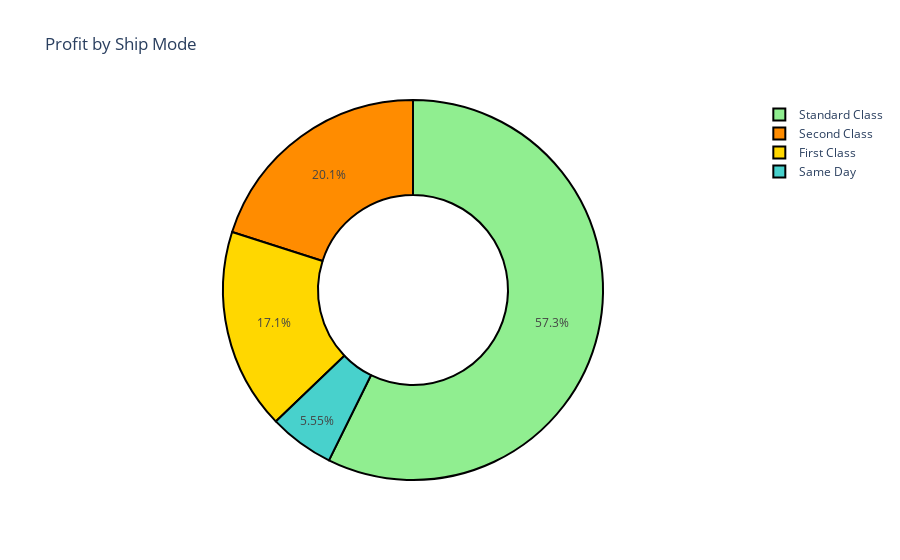

Notebook code for this chart:
### Markdown cell above
#### 2-profit by ship mode

### Code cell
profit_by_ShipMode = df.groupby('Ship Mode')['Profit'].sum().reset_index()
fig = px.pie(profit_by_ShipMode,names='Ship Mode',values='Profit',hole=0.5,color_discrete_sequence=px.colors.qualitative.Pastel,title='Profit by Ship Mode')
fig.update_traces(textposition='inside', textinfo='percent', marker=dict(colors=colors, line=dict(color='#000000', width=2)))
fig.show()

### Figure 1 — Plotly figure (JSON) as saved in the notebook; plotly's stock layout.template omitted (floating-point values rounded to 4 significant figures)
{"data": [{"domain": {"x": [0, 1], "y": [0, 1]}, "hole": 0.5, "hovertemplate": "Ship Mode=%{label}<br>Profit=%{value}<extra></extra>", "labels": ["First Class", "Same Day", "Second Class", "Standard Class"], "legendgroup": "", "marker": {"colors": ["gold", "mediumturquoise", "darkorange", "lightgreen"], "line": {"color": "#000000", "width": 2}}, "name": "", "showlegend": true, "textinfo": "percent", "textposition": "inside", "type": "pie", "values": [48970.0, 15890.0, 57450.0, 164100.0]}], "layout": {"legend": {"tracegroupgap": 0}, "piecolorway": ["rgb(102, 197, 204)", "rgb(246, 207, 113)", "rgb(248, 156, 116)", "rgb(220, 176, 242)", "rgb(135, 197, 95)", "rgb(158, 185, 243)", "rgb(254, 136, 177)", "rgb(201, 219, 116)", "rgb(139, 224, 164)", "rgb(180, 151, 231)", "rgb(179, 179, 179)"], "title": {"text": "Profit by Ship Mode"}}}
